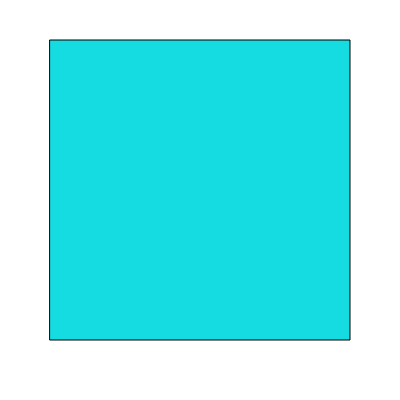
Frame 1 (no input)
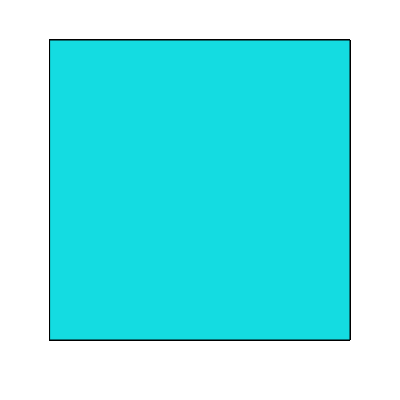
Frame 60 (no input)
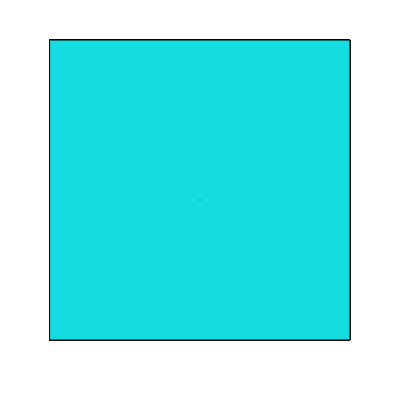
Frame 120 (the mouse pressed at the canvas centre since frame 60)

The p5.js sketch that drew these frames (run headless with seeded random() and noise() and a simulated clock; from frame 60 on, the mouse is pressed at the canvas centre):

// p5.js sketch
// ── sketch.js
function setup () {
  createCanvas(400, 400);
}

function draw () {
  fill(20,220,225);
  rect(50,40,300,300);


  var runner = mouseIsPressed;
  if (runner){

   line(mouseY,mouseX,mouseX,mouseY) ;
  }
    print(runner);
}
